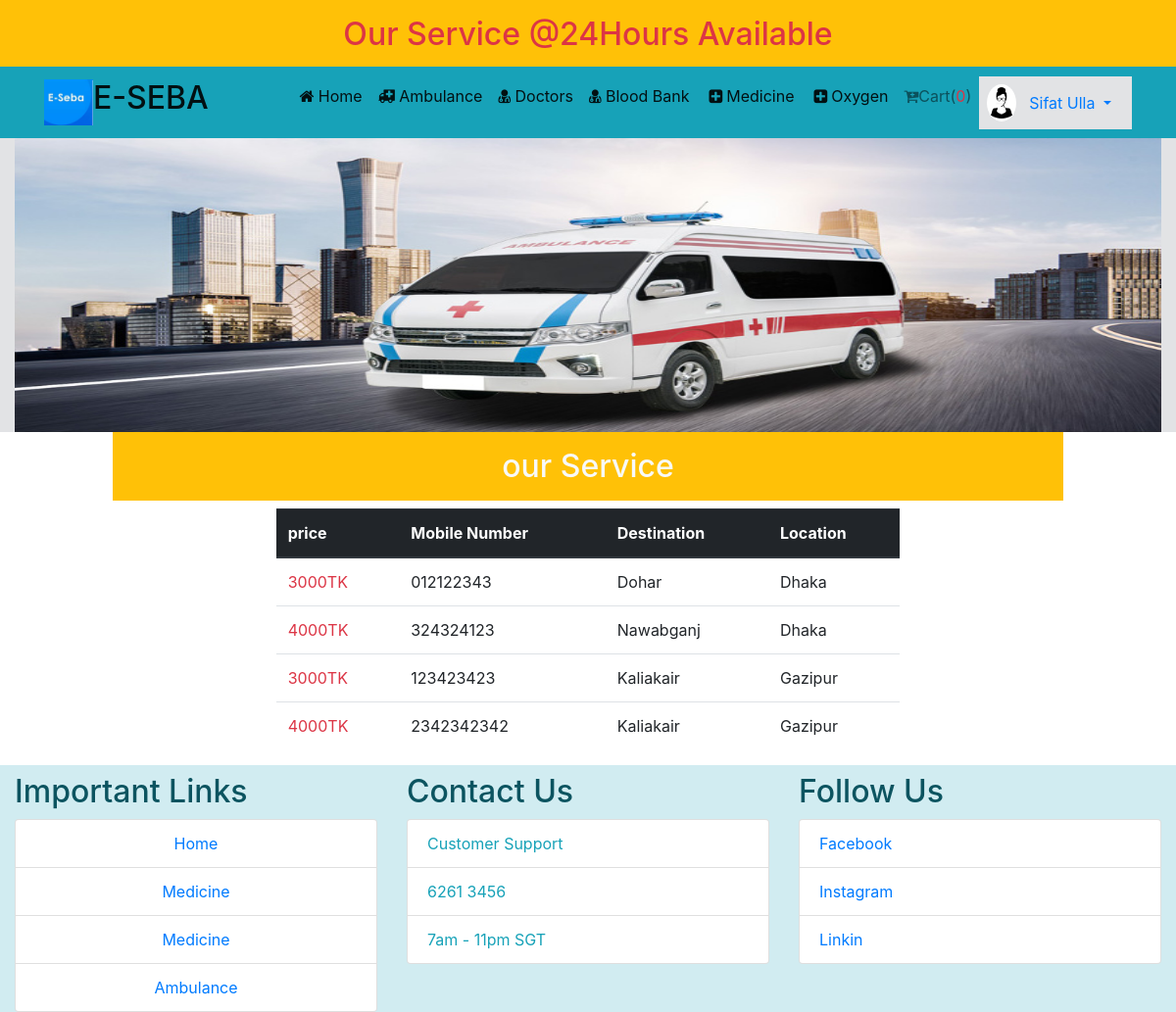
Screenshot of /ambulancedetails.php?amu=7 (signed in) with the database file from the repository.
### tables this page shows
CREATE TABLE `ambulance` (
  `ambu_id` int(11) NOT NULL,
  `hos_id` int(11) NOT NULL,
  `ambu_name` varchar(200) NOT NULL,
  `mobile` varchar(200) NOT NULL,
  `locations` varchar(200) NOT NULL,
  `sub_locations` varchar(200) NOT NULL,
  `price` int(11) NOT NULL
);

### lib/Session.php (called while the page is built, shortened)
<?php
class Session{
	 public static function get($key){
	 	if (isset($_SESSION[$key])) {
	 		return $_SESSION[$key];
	 	} else {
	 		return false;
	 	}
	 }
}
?>

### ambulancedetails.php (the view)
<?php include "layout/header.php"; ?>
<section class="container-fluid alert-secondary">
	<img src="images/amu1.jpg" style="width: 100%;height: 300px;">
</section>
<section class="container-fluid">
	<div class="row">
<?php
$connect = mysqli_connect("localhost","root","","cse499");
	if (isset($_GET['amu'])) {
		$sql = "SELECT * FROM ambulance WHERE hos_id = '{$_GET['amu']}'";
	}else{
		header("Location:index.php");
	}
	$result = mysqli_query($connect, $sql);
 ?>
		<div class="col-md-10 mx-auto">
			<div class="">
				<h2 class="text-center text-light bg-warning p-3">our Service</h2>
				<div class="row">
					<div class="col-lg-8 mx-auto">
						<table class="table">
							<thead class="thead-dark">
							    <tr>
							      <th scope="col">price</th>
							      <th scope="col">Mobile Number</th>
							      <th scope="col">Destination</th>
							      <th scope="col">Location</th>
							    </tr>
							</thead>
							 <tbody>
							<?php
								if (mysqli_num_rows($result) > 0 ) {
									while ($row = mysqli_fetch_array($result)) {
							 ?>
							    <tr>
							      <td class="text-danger"><?php echo $row['price']."TK"; ?></td>
							      <td><?php echo $row['mobile']; ?></td>
							      <td><?php echo $row['sub_locations']; ?></td>
							      <td><?php echo $row['locations']; ?></td>
							    </tr>
							<?php }} ?>
							</tbody>
						</table>
					</div>
				</div>
			</div>
		</div>
	</div>
</section>
<?php include "layout/footer.php"; ?>

### layout/header.php (shortened to what this page needs)
<?php
   $filepath = realpath(dirname(__FILE__));
   include_once ($filepath.'/../lib/Session.php');
  $Menu = new Menu();
?>
<!doctype html>
<html lang="en">
  <head>
    <link rel="stylesheet" href="https://maxcdn.bootstrapcdn.com/bootstrap/4.0.0/css/bootstrap.min.css">
    <link rel="stylesheet" href="https://cdnjs.cloudflare.com/ajax/libs/animate.css/4.1.1/animate.min.css">
    <link rel="stylesheet" href="https://cdnjs.cloudflare.com/ajax/libs/font-awesome/4.7.0/css/font-awesome.min.css">
  </head>
  <body>
<div class="sticky-top">
  <div class="bg-warning ">
    <h2 class="text-center text-danger p-3 animate__animated animate__heartBeat animate__infinite">Our Service @24Hours Available</h2>
  </div>
    <nav class="navbar bg-info navbar-light navbar-expand-sm" height="200" style="margin-top:-10px" >
        <div class="container">
            <a href="home.php" class="navbar-brand d-flex" data-toggle="tooltip" title="E-Medicare">
              <img class="img-fluid mx-auto deming" src="images/unnamed.jpg" width="50">
              <h2>E-SEBA</h2>
            </a>
            <div class="collapse navbar-collapse" id="menu">
                <ul class="navbar-nav">
                     <li class="nav-item active middle_header">
                         <a href="home.php" class="nav-link"><span class="fa fa-home"></span> Home</a>
                     </li>
                     <li class="nav-item active middle_header">
                         <a href="ambulance.php" class="nav-link"><span class="fa fa-ambulance"></span> Ambulance</a>
                     </li>
                     <li class="nav-item active middle_header">
                         <a href="doctors.php" class="nav-link"><span class="fa fa-user-md"></span> Doctors</a>
                     </li>
                     <li class="nav-item active middle_header">
                         <a href="bloodbank.php" class="nav-link"><span class="fa fa-user-md"></span> Blood Bank</a>
                     </li>
                     <li class="nav-item active middle_header">
                         <a href="medicine.php" class="nav-link"><span class="fa fa-plus-square p-1"></span>Medicine</a>
                     </li>
                     <li class="nav-item active middle_header">
                         <a href="oxygen.php" class="nav-link"><span class="fa fa-plus-square p-1"></span>Oxygen</a>
                     </li>
              <?php
					    	$login = Session::get('cuslogin');
					    	if ($login) {
					    ?>
                     <li class="nav-item middle_header">
                         <a href="cart.php" class="nav-link"><span class="fa fa-cart-plus"></span>Cart(<span class="text-danger" id="cartcount"><?php echo $Menu->CountCartItem();?></span>)</a>
                     </li>
                     <li class="nav-item middle_header">
                         <div class="dropdown show d-flex alert-secondary p-2">
                         		<img src="images/<?php
                                    if($_SESSION['gender'] == 'm'){
                                        echo 'male.jpg';
                                    }else{
                                        echo 'female.jpg';
                                    }
                                    ?>" width="30" class="rounded-circle">
													  <a class="btn dropdown-toggle" href="#" role="button" id="dropdownMenuLink" data-toggle="dropdown" aria-haspopup="true" aria-expanded="false">
													    <?php echo Session::get('cmrname'); ?>
													  </a>
													</div>
                     </li>
                  <?php } ?>
                 </ul>
            </div>
        </div>
    </nav>
  </div>

### layout/footer.php (shortened to what this page needs)
<footer class="container-fluid alert-info">
	<div class="">
		<div class="row">
			<div class="col-md-4">
				<h2 class="mt-2">Important Links</h2>
				<ul class="list-group">
				  <li class="list-group-item text-center"><a class="" href="">Home</a></li>
				  <li class="list-group-item text-center"><a class="" href="">Medicine</a></li>
				  <li class="list-group-item text-center"><a href="">Medicine</a></li>
				  <li class="list-group-item text-center"><a href="">Ambulance</a></li>
				</ul>
			</div>
			<div class="col-md-4">
				<h2 class="mt-2">Contact Us</h2>
				<ul class="list-group text-info">
				  <li class="list-group-item">Customer Support</li>
				  <li class="list-group-item">6261 3456</li>
				  <li class="list-group-item">7am - 11pm SGT</li>
				</ul>
			</div>
			<div class="col-md-4">
				<h2 class="mt-2">Follow Us</h2>
				<ul class="list-group">
				  <li class="list-group-item"><a href="">Facebook</a></li>
				  <li class="list-group-item"><a href="">Instagram</a></li>
				  <li class="list-group-item"><a href="">Linkin</a></li>
				</ul>
			</div>
		</div>
	</div>
</footer>
  </body>
</html>

### rows the page displays
ambulance: price "3000", mobile "012122343", sub_locations "Dohar", locations "Dhaka"
ambulance: price "4000", mobile "324324123", sub_locations "Nawabganj", locations "Dhaka"
ambulance: price "3000", mobile "123423423", sub_locations "Kaliakair", locations "Gazipur"
ambulance: price "4000", mobile "2342342342", sub_locations "Kaliakair", locations "Gazipur"

### other values shown
Session::get('cmrname') "Sifat Ulla"
